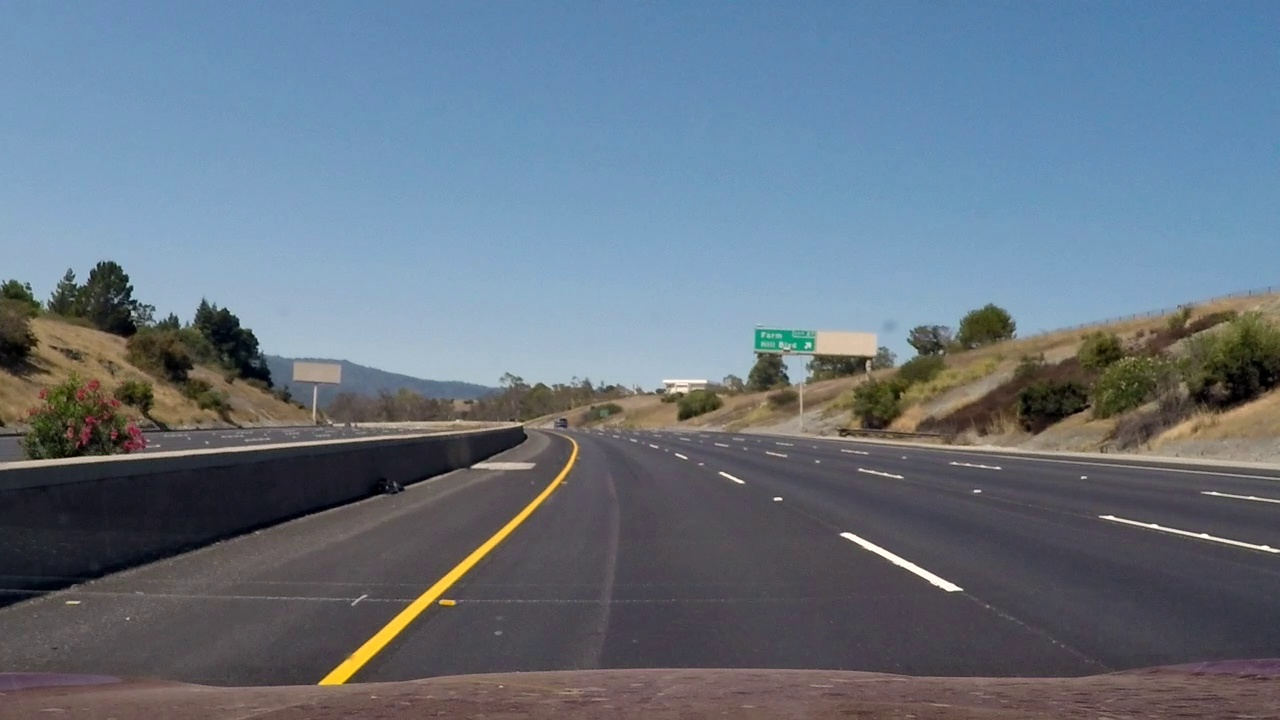
#> input picture origin_frame_project_video/frame001.jpg, 1280 x 720 px; its folder holds only this picture in this run
$ python -i pipeline_analyse.py   (imports and definitions only)   (older library calls are emulated)
#> lines starting #> are read from the running program, lines starting #| are printed output that depends on the picture; after the words box and inside, x2 and y2 are one past the last pixel; in counts of white or black regions, pixels touching at a corner belong together
#> further down, picture is the input picture: shape (720, 1280, 3); mean B, G, R 129.7, 115.7, 102.6
#header

import numpy as np
import cv2
import glob
import matplotlib.pyplot as plt
#%matplotlib qt
#%matplotlib inline
# [1 line not run here, left out]

import pickle
import PIL

def abs_sobel_thresh(img, orient='x', sobel_kernel=3, thresh=(0, 255)):
    # Calculate directional gradient
    # Apply threshold
    # Convert to grayscale
    #gray = cv2.cvtColor(img, cv2.COLOR_BGR2GRAY)
    # hls = cv2.cvtColor(img, cv2.COLOR_RGB2HLS)
    # h_channel = hls[:, :, 0]
    # gray = np.copy(h_channel)
#> called with orient = 'x', sobel_kernel = 11, thresh = (10, 255)
    channel_0 = img[:, :, 0]
    channel_1 = img[:, :, 1]
    channel_2 = img[:, :, 2]


    # Apply x or y gradient with the OpenCV Sobel() function
    # and take the absolute value
    if orient == 'x':
        abs_sobel_0 = np.absolute(cv2.Sobel(channel_0, cv2.CV_64F, 1, 0, ksize=sobel_kernel))
        abs_sobel_1 = np.absolute(cv2.Sobel(channel_1, cv2.CV_64F, 1, 0, ksize=sobel_kernel))
        abs_sobel_2 = np.absolute(cv2.Sobel(channel_1, cv2.CV_64F, 1, 0, ksize=sobel_kernel))
    if orient == 'y':
        abs_sobel_0 = np.absolute(cv2.Sobel(channel_0, cv2.CV_64F, 0, 1, ksize=sobel_kernel))
        abs_sobel_1 = np.absolute(cv2.Sobel(channel_1, cv2.CV_64F, 0, 1, ksize=sobel_kernel))
        abs_sobel_2 = np.absolute(cv2.Sobel(channel_2, cv2.CV_64F, 0, 1, ksize=sobel_kernel))
    # Rescale back to 8 bit integer
    scaled_sobel_0 = np.uint8(255*abs_sobel_0/np.max(abs_sobel_0))
    scaled_sobel_1 = np.uint8(255*abs_sobel_1/np.max(abs_sobel_1))
    scaled_sobel_2 = np.uint8(255*abs_sobel_2/np.max(abs_sobel_2))
    # Create a copy and apply the threshold
    grad_binary_0 = np.zeros_like(scaled_sobel_0)
    grad_binary_1 = np.zeros_like(scaled_sobel_1)
    grad_binary_2 = np.zeros_like(scaled_sobel_2)
    # Here I'm using inclusive (>=, <=) thresholds, but exclusive is ok too
    grad_binary_0[(scaled_sobel_0 >= thresh[0]) & (scaled_sobel_0 <= thresh[1])] = 1
    grad_binary_1[(scaled_sobel_1 >= thresh[0]) & (scaled_sobel_1 <= thresh[1])] = 1
    grad_binary_2[(scaled_sobel_2 >= thresh[0]) & (scaled_sobel_2 <= thresh[1])] = 1

    grad_binary = np.bitwise_or(grad_binary_0,grad_binary_1,grad_binary_2)


    # gray = cv2.cvtColor(img, cv2.COLOR_BGR2GRAY)
    # # Apply x or y gradient with the OpenCV Sobel() function
    # # and take the absolute value
    # if orient == 'x':
    #     abs_sobel = np.absolute(cv2.Sobel(gray, cv2.CV_64F, 1, 0, ksize=sobel_kernel))
    # if orient == 'y':
    #     abs_sobel = np.absolute(cv2.Sobel(gray, cv2.CV_64F, 0, 1, ksize=sobel_kernel))
    # # Rescale back to 8 bit integer
    # scaled_sobel = np.uint8(255*abs_sobel/np.max(abs_sobel))
    # # Create a copy and apply the threshold
    # grad_binary = np.zeros_like(scaled_sobel)
    # # Here I'm using inclusive (>=, <=) thresholds, but exclusive is ok too
    # grad_binary[(scaled_sobel >= thresh[0]) & (scaled_sobel <= thresh[1])] = 1

    # Return the result
    return grad_binary

def process_grad_thresholds(image):
    # Choose a Sobel kernel size
    ksize = 11 # Choose a larger odd number to smooth gradient measurements

    # Apply each of the thresholding functions
    gradx = abs_sobel_thresh(image, orient='x', sobel_kernel=ksize, thresh=(10, 255))
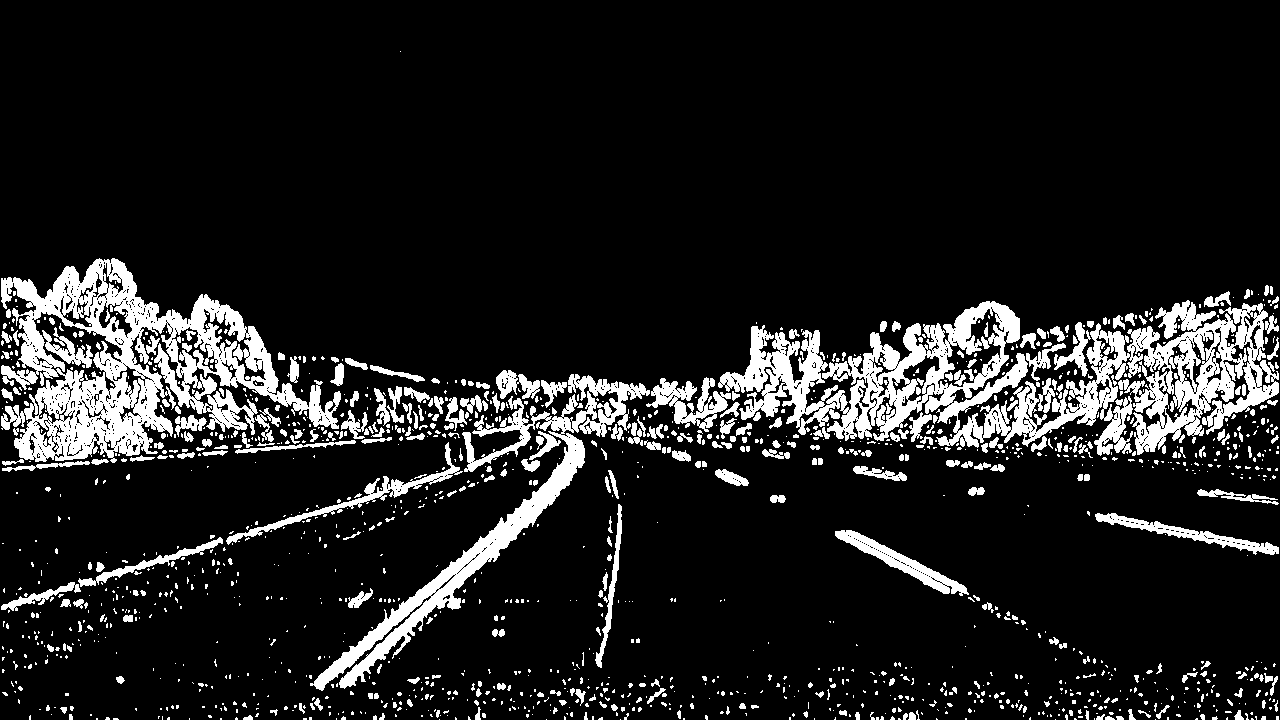
#> gradx: shape (720, 1280); values 0 (black) and 1 (white), 12.4% white; 1548 white regions (1190 under 20 px), largest, box (x1, y1, x2, y2) and area: (718, 300, 1279, 456) 34831, (1, 258, 341, 463) 26818, (310, 374, 650, 691) 12435

    result = np.copy(gradx)

    image_poly = np.copy(image)
    mask_poly = np.zeros_like(gradx)
    cut_y, vertices_poly = region_masking_vertices(image.shape)
    vertices_poly = np.int32(vertices_poly)
    cv2.fillPoly(mask_poly, vertices_poly, 1)
#> mask_poly: shape (720, 1280); values 0 (black) and 1 (white), 14.4% white; 1 white region, box (x1, y1, x2, y2) and area: (100, 439, 1181, 661) 132355
    image_poly[mask_poly == 0,:] = [0, 0, 0]
    image_poly = cv2.addWeighted(image_poly,0.5,image,0.5,1)

    row1 = np.concatenate((image_poly,cv2.cvtColor(gradx*255,cv2.COLOR_GRAY2BGR)),axis=1)
    row2 = np.concatenate((result,result),axis=1)
#> row2: shape (720, 2560); values 0 (black) and 1 (white), 12.4% white; 3096 white regions (2380 under 20 px), largest, box (x1, y1, x2, y2) and area: (718, 300, 1279, 456) 34831, (1998, 300, 2559, 456) 34831, (1, 258, 341, 463) 26818
    row2 = np.uint8(np.rint(row2*255))
    row2 = cv2.cvtColor(row2,cv2.COLOR_GRAY2BGR)
    row3 = np.concatenate((gradx,result),axis=1)
    row3 = np.uint8(np.rint(row3*255))
    row3 = cv2.cvtColor(row3,cv2.COLOR_GRAY2BGR)
    processed_analyse = np.concatenate((row1,row2,row3),axis=0)

#    show(processed_analyse)
    return processed_analyse, result

def color_thresh(img, s_thresh=(40, 255), l_thresh=(170, 255), ld_thresh=(0, 100)):
#> called with s_thresh = (40, 255), l_thresh = (170, 255), ld_thresh = (0, 100)
    img = np.copy(img)

    hsv = cv2.cvtColor(img, cv2.COLOR_RGB2HSV)
#> hsv: shape (720, 1280, 3); mean H, S, V 68.7, 72.8, 137.3

    v_channel = hsv[:,:,2]
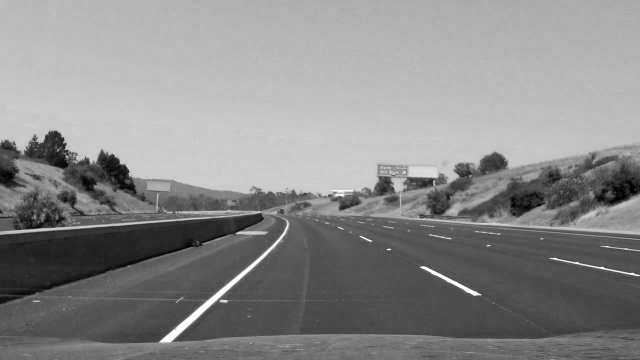
#> v_channel: shape (720, 1280) (shown at 1/2 size); min 0, max 255, mean 137.3
    s_channel = hsv[:,:,1]
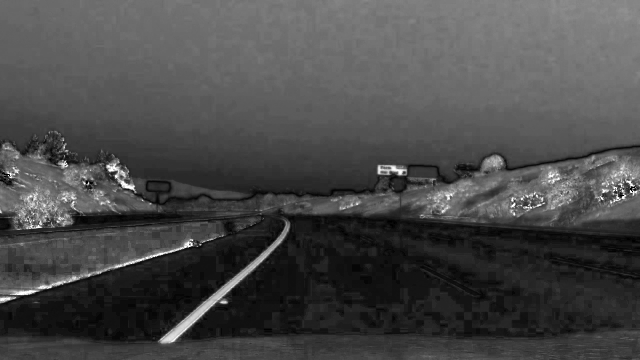
#> s_channel: shape (720, 1280) (shown at 1/2 size); min 0, max 255, mean 72.8
    h_channel = hsv[:,:,0]

    h_binary = np.zeros_like(h_channel)
    h_binary[(h_channel >= 20) & (h_channel <= 35)] = 1
    s_binary = np.zeros_like(s_channel)
    s_binary[(s_channel >= 40)] = 1
    s_binary = h_binary & s_binary

    v_binary = np.zeros_like(v_channel)
    v_binary[(v_channel >= 190) & (s_channel <= 20)] = 1

    return s_binary, v_binary

def add_contour(img,color,thickness):
    contours, _ = cv2.findContours(img, cv2.RETR_TREE, cv2.CHAIN_APPROX_NONE)
    cv2.drawContours(img, contours, -1, color, thickness)
    return

def combine_grad_color_thresh(img):
    analyse_grad,grad_binary=process_grad_thresholds(img)
    s_binary, l_binary = color_thresh(img)
#> s_binary: shape (720, 1280); values 0 (black) and 1 (white), 0.37% white; 115 white regions (88 under 20 px), largest, box (x1, y1, x2, y2) and area: (748, 322, 817, 354) 527, (113, 274, 154, 317) 440, (219, 305, 261, 351) 406
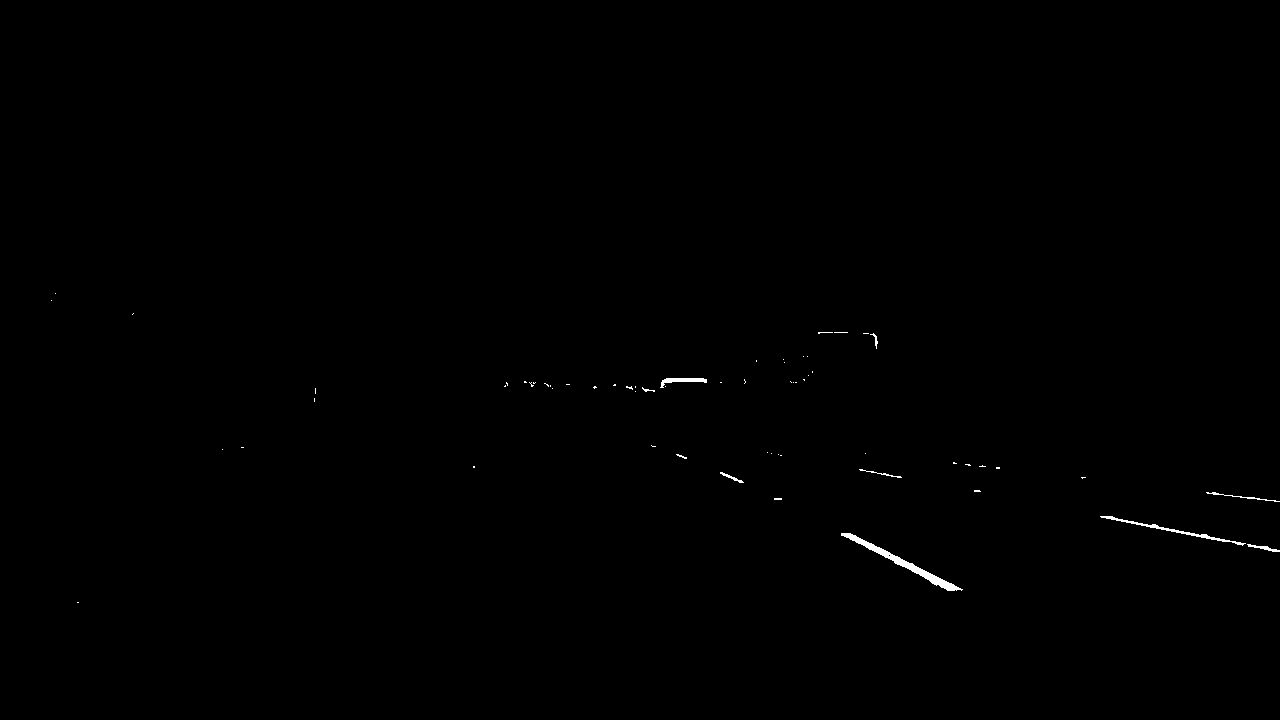
#> l_binary: shape (720, 1280); values 0 (black) and 1 (white), 0.22% white; 63 white regions (53 under 20 px)

    add_contour(l_binary, 1, 1)
#> in add_contour, `contours, _ = cv2.findContours(img, cv2.RETR_TREE, cv2.CHAIN_APPROX_NO..`: contours = 64 contours, 58 with area under 20; largest, box (x1, y1, x2, y2) and area: (841, 533, 963, 591) 718, (1100, 516, 1246, 546) 242, (660, 378, 707, 388) 148, (1247, 544, 1280, 552) 57, (720, 472, 744, 483) 38, (1206, 492, 1280, 502) 30
#> (the rest of the program and of its run is left out)
